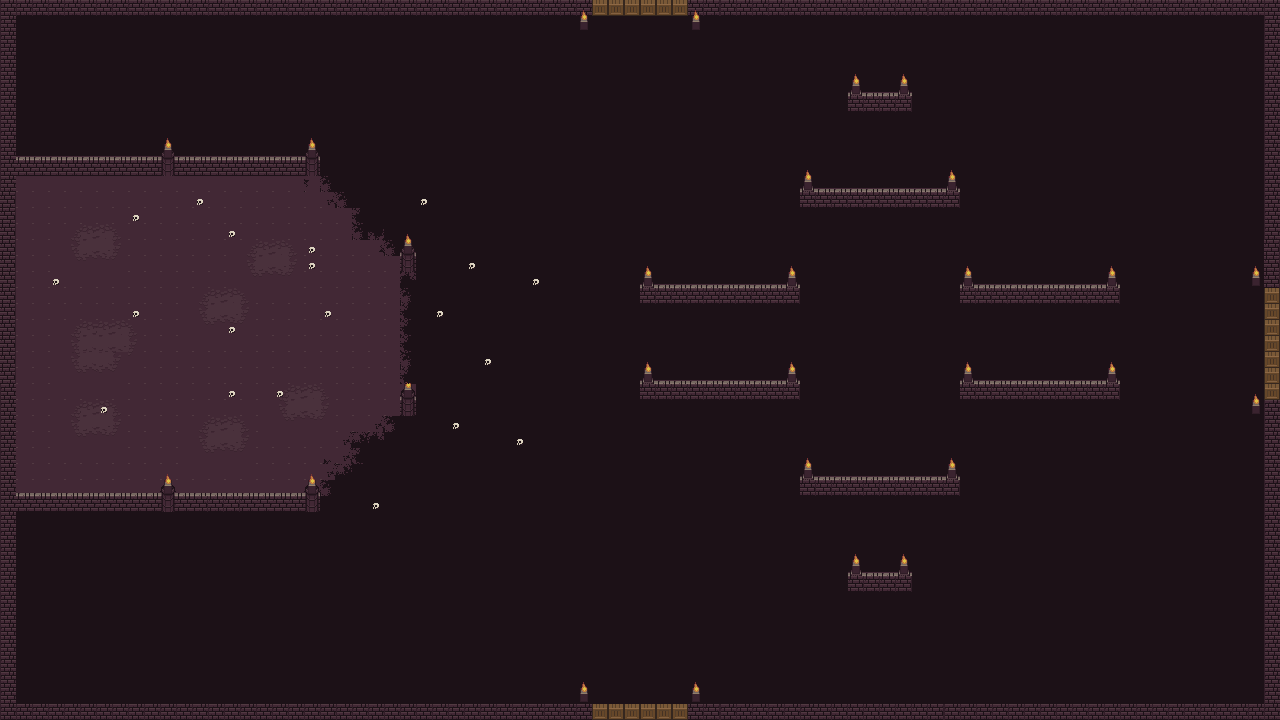

Tiled map render using the project's own tile images. Description and the map definition, with tile-layer contents summarised, below:
An orthogonal 80x45 tile map with 16x16 px tiles, 5 tile layers (Background, Walls, Decorative, decorative2, ...), 3 tilesets and 22 objects (19x wall, 3x door).

<map version="1.5" tiledversion="1.7.0" orientation="orthogonal" renderorder="right-down" compressionlevel="0" width="80" height="45" tilewidth="16" tileheight="16" infinite="0" nextlayerid="14" nextobjectid="72">
 <tileset firstgid="1" name="Wall" tilewidth="16" tileheight="16" tilecount="1020" columns="20">
  <image source="Wall.png" width="320" height="816" />
 </tileset>
 <tileset firstgid="1021" name="Floor" tilewidth="16" tileheight="16" tilecount="819" columns="21">
  <image source="Floor.png" width="336" height="624" />
 </tileset>
 <tileset firstgid="1840" name="DungeonSet" tilewidth="16" tileheight="16" tilecount="256" columns="16">
  <image source="0x72_16x16DungeonTileset.v3.png" width="256" height="256" />
 </tileset>
 <layer id="7" name="Background" width="80" height="45">
  <data>[3600 cells, 3600 non-empty, 1 distinct tile ids]</data>
 </layer>
 <layer id="9" name="Walls" width="80" height="45">
  <data>[3600 cells, 823 non-empty, 7 distinct tile ids]</data>
 </layer>
 <layer id="11" name="Decorative" width="80" height="45">
  <data>[3600 cells, 199 non-empty, 16 distinct tile ids]</data>
 </layer>
 <layer id="13" name="decorative2" width="80" height="45">
  <data>[3600 cells, 56 non-empty, 4 distinct tile ids]</data>
 </layer>
 <layer id="12" name="DecorativeShading" width="80" height="45">
  <data>[3600 cells, 58 non-empty, 12 distinct tile ids]</data>
 </layer>
 <objectgroup id="2" name="Object Layer 1">
  <object id="8" type="wall" x="0" y="16" width="16" height="688" />
  <object id="10" type="wall" x="0" y="0" width="592" height="16" />
  <object id="59" type="wall" x="16" y="160" width="304" height="16" />
  <object id="60" type="wall" x="400" y="256" width="16" height="32" />
  <object id="61" type="wall" x="400" y="384" width="16" height="32" />
  <object id="62" type="wall" x="16" y="496" width="304" height="16" />
  <object id="63" type="wall" x="640" y="384" width="160" height="16" />
  <object id="64" type="wall" x="640" y="288" width="160" height="16" />
  <object id="65" type="wall" x="800" y="192" width="160" height="16" />
  <object id="66" type="wall" x="960" y="288" width="160" height="16" />
  <object id="67" type="wall" x="960" y="384" width="160" height="16" />
  <object id="68" type="wall" x="800" y="480" width="160" height="16" />
  <object id="69" type="wall" x="848" y="576" width="64" height="16" />
  <object id="70" type="wall" x="848" y="96" width="64" height="16" />
  <object id="11" type="wall" x="688" y="704" width="576" height="16" />
  <object id="12" type="wall" x="1264" y="400" width="16" height="320" />
  <object id="25" type="wall" x="1264" y="0" width="16" height="288" />
  <object id="26" type="wall" x="0" y="704" width="592" height="16" />
  <object id="27" type="wall" x="688" y="0" width="576" height="16" />
  <object id="28" type="door" x="592" y="704" width="95.996" height="16">
   <properties>
    <property name="side" value="bottom" />
   </properties>
  </object>
  <object id="31" type="door" x="592" y="0" width="96" height="16">
   <properties>
    <property name="side" value="top" />
   </properties>
  </object>
  <object id="58" type="door" x="1264" y="288" width="16" height="112">
   <properties>
    <property name="side" value="right" />
   </properties>
  </object>
 </objectgroup>
</map>
